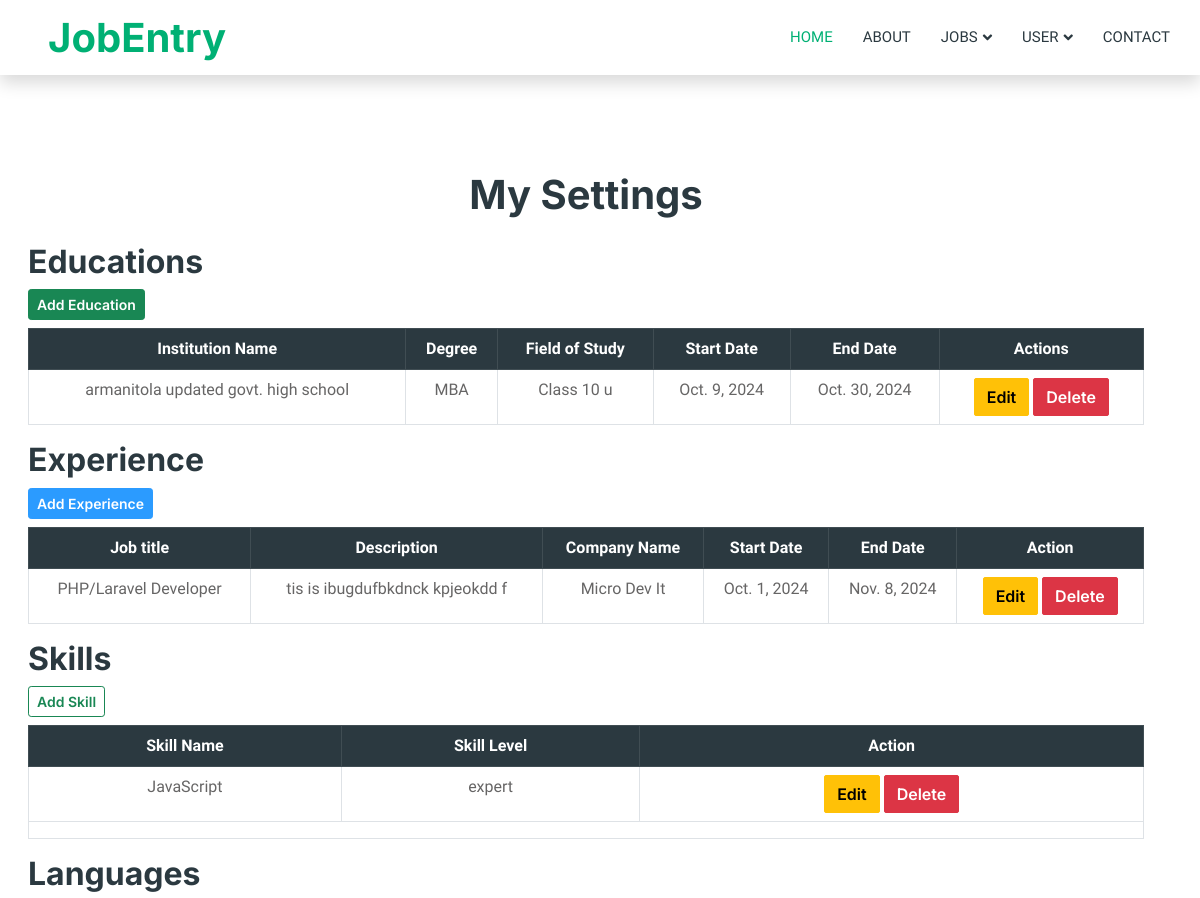
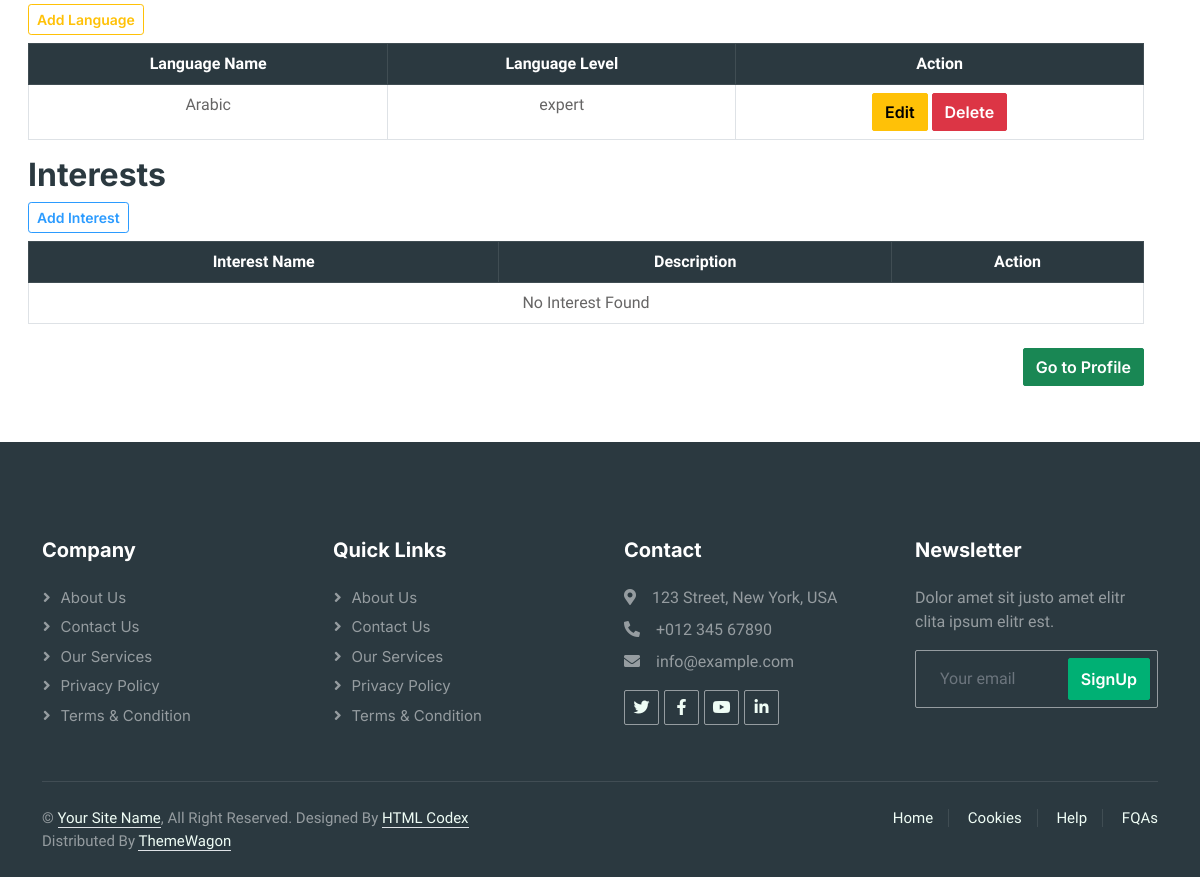
/my_settings/ (signed in), run on the app's committed database (2 pictures, top to bottom).
### App/models.py (models this page shows, shortened)
class EducationModel(models.Model):
    user = models.ForeignKey(CustomUser, on_delete=models.CASCADE, null=True)
    institution_name = models.CharField(max_length=50, null=True)
    degree = models.CharField(max_length=50, null=True)
    field_of_study = models.CharField(max_length=100, null=True)
    start_date = models.DateField(null=True)
    end_date = models.DateField(null=True)
    class meta:
        unique_together = ['user', 'institution_name', 'degree']

class ExperienceModel(models.Model):
    user = models.ForeignKey(CustomUser, on_delete=models.CASCADE, null=True)
    job_title = models.CharField(max_length=50, null=True)
    company_name = models.CharField(max_length=50, null=True)
    start_date = models.DateField(null=True)
    end_date = models.DateField(null=True)
    description = models.TextField(null=True)

class SkillModel(models.Model):
    skill_proficiency = [
        ('beginner', 'Beginner'),
        ('intermediate', 'Intermediate'),
        ('expert', 'Expert')
    ]
    user = models.ForeignKey(CustomUser,  on_delete=models.CASCADE, null=True)
    skill_name = models.CharField(max_length=100, null=True)
    skill_level = models.CharField(max_length=50, choices=skill_proficiency, null=True)
    class Meta:
        unique_together = ['user', 'skill_name']

class LanguageModel(models.Model):
    user = models.ForeignKey(CustomUser, on_delete=models.CASCADE, null=True)
    language_proficiency = [
        ('beginner', 'Beginner'),
        ('intermediate', 'Intermediate'),
        ('expert', 'Expert')
    ]
    language_name = models.CharField(max_length=100, null=True)
    language_level = models.CharField(max_length=50, choices=language_proficiency, null=True)

### myProject/views.py (the view)
# urls.py: path('my_settings/', my_settings, name='my_settings'),
@login_required
def my_settings(req):
    current_user = req.user
    if current_user.user_type == 'seeker':
        education = EducationModel.objects.filter(user=current_user)
        skills = SkillModel.objects.filter(user=current_user)
        experience = ExperienceModel.objects.filter(user=current_user)
        language = LanguageModel.objects.filter(user=current_user)
        interest = InterestModel.objects.filter(user=current_user)
        context = {
            'education': education,
            'skills': skills,
            'experience': experience,
            'language': language,
            'interest': interest
        }
        return render(req, "common/my_settings.html", context)

### templates/common/my_settings.html (shortened to what this page needs)
{% extends "common/master.html" %}
{% block body %}
{% include 'layouts/navbar.html' %}
<div class="container mx-3 mt-5 pt-5">
    <h1 class="text-center">My Settings</h1>
    <div class="table-section mt-4">
            <h2>Educations</h2>
            <a class="btn btn-success btn-sm mb-2" href="{% url 'add_education' %}">Add Education</a>
        <table class="table table-bordered text-center">
            <thead class="table-dark">
                <tr>
                    <th>Institution Name</th>
                    <th>Degree</th>
                    <th>Field of Study</th>
                    <th>Start Date</th>
                    <th>End Date</th>
                    <th>Actions</th>
                </tr>
            </thead>
            <tbody>
                {% for e in education %}
                <tr>
                    <td>{{e.institution_name}}</td>
                    <td>{{e.degree}}</td>
                    <td>{{e.field_of_study}}</td>
                    <td>{{e.start_date}}</td>
                    <td>{{e.end_date}}</td>
                    <td>
                        <a class='btn btn-warning' href="{% url 'edit_education' e.id %}">Edit</a>
                        <a class='btn btn-danger' href="{% url 'delete_education' e.id %}">Delete</a>
                    </td>
                </tr>
                {% empty %}
                <tr>
                    <td colspan="6" class='text-center'>No Educations Found</td>
                </tr>
                {% endfor %}
            </tbody>
        </table>
        <h2>Experience</h2>
        <a class="btn btn-secondary btn-sm mb-2" href="{% url 'add_experience' %}">Add Experience</a>
        <table class="table table-bordered text-center">
            <thead class="table-dark">
                <tr>
                    <th>Job title</th>
                    <th>Description</th>
                    <th>Company Name</th>
                    <th>Start Date</th>
                    <th>End Date</th>
                    <th>Action</th>
                </tr>
            </thead>
            <tbody>
                {% for ex in experience %}
                <tr>
                    <td>{{ex.job_title}}</td>
                    <td>{{ex.description}}</td>
                    <td>{{ex.company_name}}</td>
                    <td>{{ex.start_date}}</td>
                    <td>{{ex.end_date}}</td>
                    <td>
                        <a class='btn btn-warning' href="{% url 'edit_experience' ex.id %}">Edit</a>
                        <a class='btn btn-danger' href="{% url 'delete_experience' ex.id %}">Delete</a>
                    </td>
                </tr>
                {% empty %}
                <tr>
                    <td colspan="6" class='text-center'>No Experience Found</td>
                </tr>
                {% endfor %}
            </tbody>
        </table>
        <h2>Skills</h2>
        <a class="btn btn-outline-success btn-sm mb-2" href="{% url 'add_skills' %}">Add Skill</a>
        <table class="table table-bordered text-center">
            <thead class="table-dark">
                <tr>
                    <th>Skill Name</th>
                    <th>Skill Level</th>
                    <th>Action</th>
                </tr>
            </thead>
            <tbody>
                {% for s in skills %}
                <tr>
                    <td>{{s.skill_name}}</td>
                    <td>{{s.skill_level}}</td>
                    <td>
                        <a class='btn btn-warning' href="{% url 'edit_skill' s.id %}">Edit</a>
                        <a class='btn btn-danger' href="{% url 'delete_skill' s.id %}">Delete</a>
                    </td>
                </tr>
                {% empty %}
                <tr>
                    <td colspan="3" class='text-center'>No Skills Found</td>
                </tr>
                {% endfor %}
                <tr>
                    <td colspan="3">
                    </td>
                </tr>
            </tbody>
        </table>
        <h2>Languages</h2>
        <a class="btn btn-outline-warning btn-sm mb-2" href="{% url 'add_language' %}">Add Language</a>
        <table class="table table-bordered text-center">
            <thead class="table-dark">
                <tr>
                    <th>Language Name</th>
                    <th>Language Level</th>
                    <th>Action</th>
                </tr>
            </thead>
            <tbody>
                {% for l in language %}
                <tr>
                    <td>{{l.language_name}}</td>
                    <td>{{l.language_level}}</td>
                    <td>
                        <a class='btn btn-warning' href="{% url 'edit_language' l.id %}">Edit</a>
                        <a class='btn btn-danger' href="{% url 'delete_language' l.id %}">Delete</a>
                    </td>
                </tr>
                {% empty %}
                <tr>
                    <td colspan="6" class='text-center'>No Lanuguage Found</td>
                </tr>
                {% endfor %}
            </tbody>
        </table>
        <h2>Interests</h2>
        <a class="btn btn-outline-secondary btn-sm mb-2" href="{% url 'add_interest' %}">Add Interest</a>
        <table class="table table-bordered text-center">
            <thead class="table-dark">
                <tr>
                    <th>Interest Name</th>
                    <th>Description</th>
                    <th>Action</th>
                </tr>
            </thead>
            <tbody>
                {% for i in interest %}
                <tr>
                    <td>{{i.interest_name}}</td>
                    <td>{{i.description}}</td>
                    <td>
                        <a class='btn btn-warning' href="{% url 'edit_interest' i.id %}">Edit</a>
                        <a class='btn btn-danger' href="{% url 'delete_interest' i.id %}">Delete</a>
                    </td>
                </tr>
                {% empty %}
                <tr>
                    <td colspan="6" class='text-center'>No Interest Found</td>
                </tr>
                {% endfor %}
            </tbody>
        </table>
        <div class="d-flex justify-content-end">
            <a class='btn btn-success my-2 text-end' href="{% url 'profile' %}">Go to Profile</a>
        </div>
    </div>
</div>
{% include 'layouts/footer.html' %}
{% endblock body %}

### static/css/style.css (style rules this page uses)
:root { --primary: #00B074; --secondary: #2B9BFF; --light: #EFFDF5; --dark: #2B3940; }
.btn { font-family: 'Inter', sans-serif; font-weight: 600; transition: .5s; }
.btn.btn-primary, .btn.btn-secondary { color: #FFFFFF; }

### data on the page
EducationModel: institution_name "armanitola updated govt. high school", degree "MBA", field_of_study "Class 10 u", start_date "Oct. 9, 2024", end_date "Oct. 30, 2024"
ExperienceModel: job_title "PHP/Laravel Developer", description "tis is ibugdufbkdnck kpjeokdd f", company_name "Micro Dev It", start_date "Oct. 1, 2024", end_date "Nov. 8, 2024"
SkillModel: skill_name "JavaScript", skill_level "expert"
LanguageModel: language_name "Arabic", language_level "expert"
